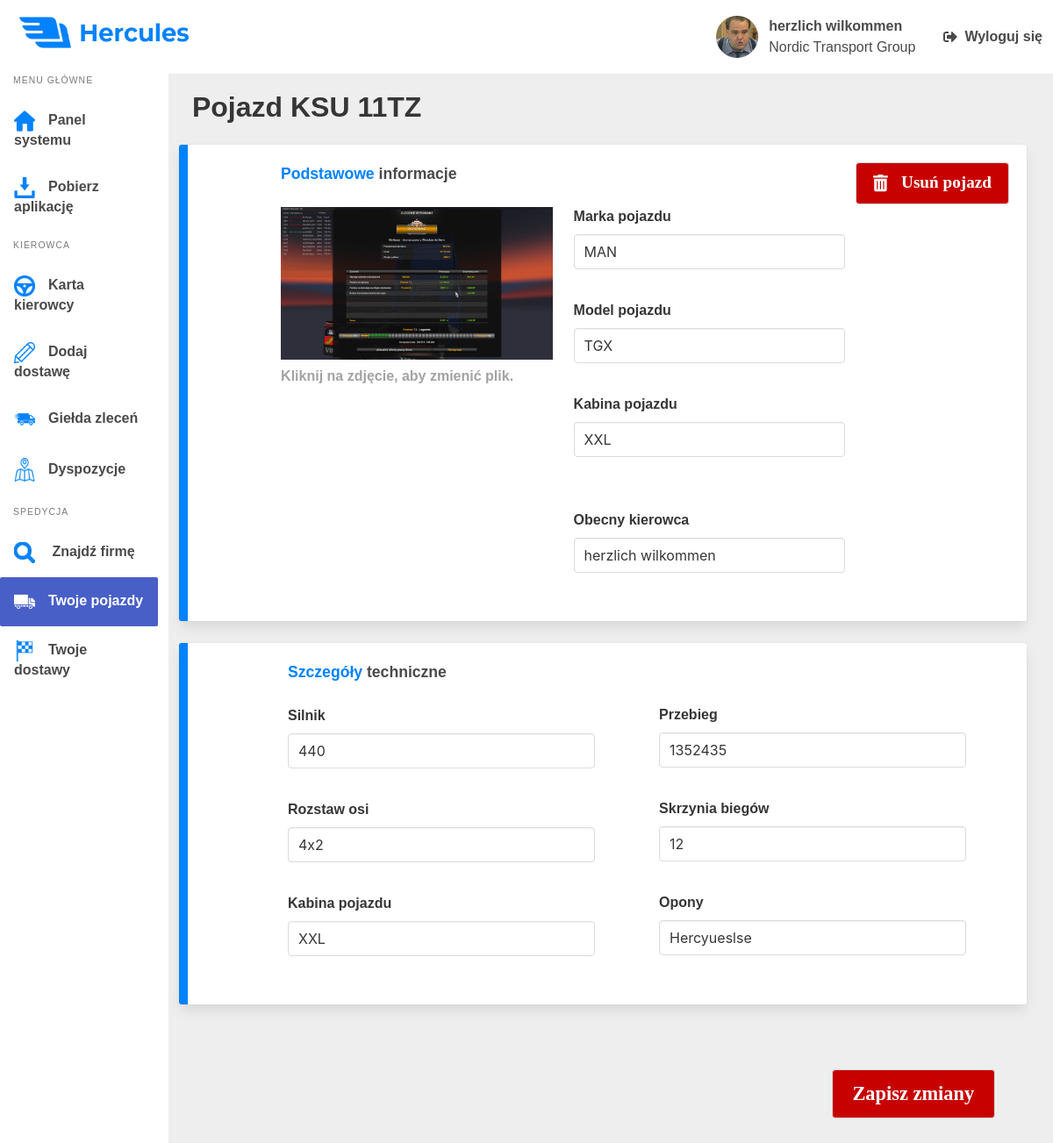
The app's page /Vehicles/2 (signed in), older data.
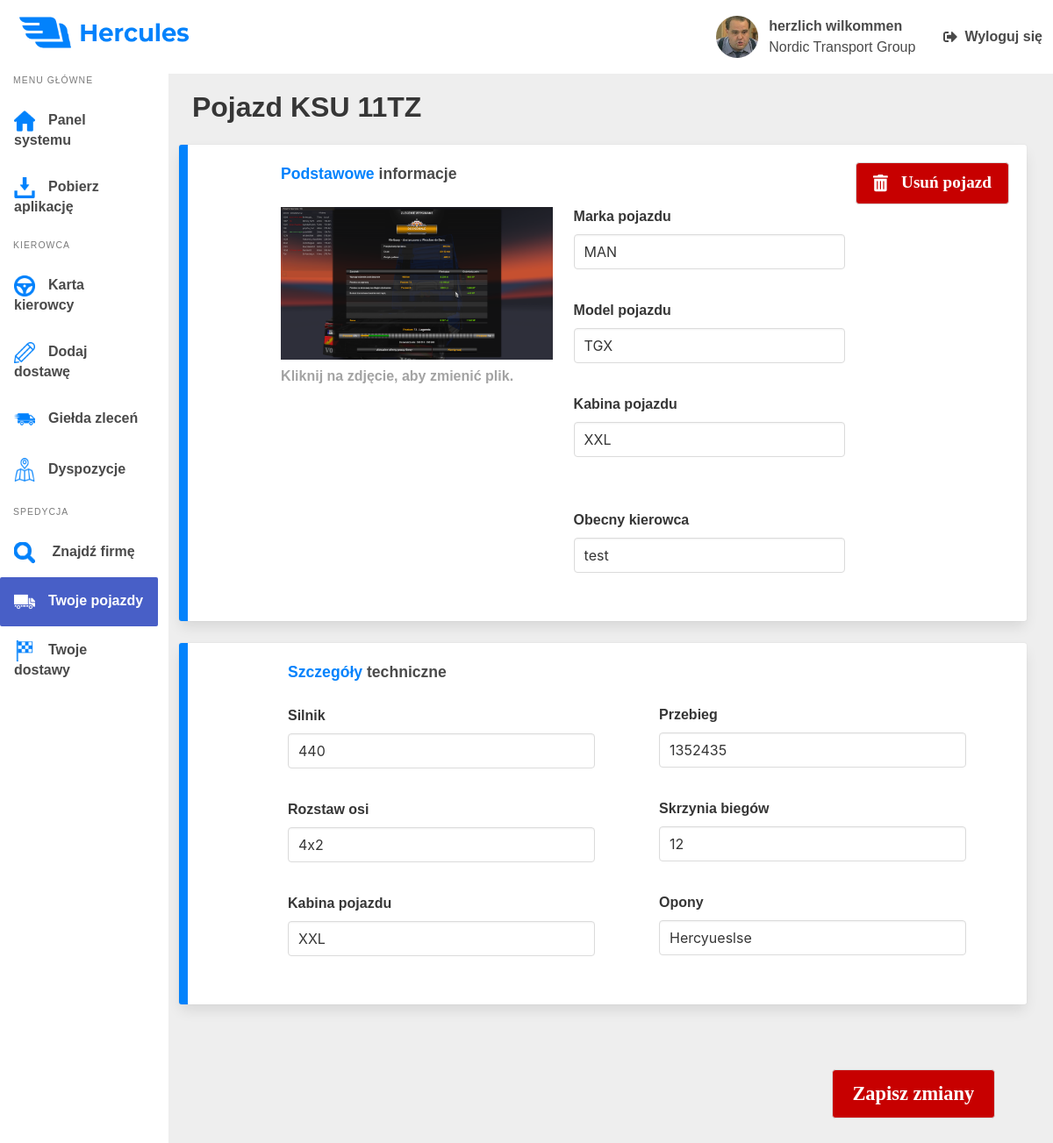
The same page, newer data.
### hercules_app/models.py (models this page shows, shortened)
class Vehicle(models.Model):
    id = models.AutoField(primary_key=True)
    driver = models.ForeignKey(Driver, on_delete=models.CASCADE)
    company = models.ForeignKey(Company, on_delete=models.CASCADE)
    photo = models.ImageField(upload_to='vehicles', null=True)
    model = models.CharField(max_length=80)
    cabin = models.CharField(max_length=64)
    registration_number = models.CharField(max_length=8)
    engine = models.CharField(max_length=100)
    gearbox = models.CharField(max_length=100)
    wheelbase = models.CharField(max_length=4)
    wheels = models.CharField(max_length=75)
    odometer = models.PositiveIntegerField(default=0)
    class Brand(models.TextChoices):
        MAN = 'MAN', _('MAN')
        MERCEDES_BENZ = 'Mercedes-Benz', _('Mercedes-Benz')
        DAF = 'DAF', _('DAF')
        RENAULT = 'Renault', _('Renault')
        SCANIA = 'Scania', _('Scania')
        IVECO = 'Iveco', _('Iveco')
    brand = models.CharField(choices=Brand.choices,
                             default=Brand.MAN, max_length=20)

### hercules_app/views.py (the view, shortened to what this page needs)
def VehicleDetailsView(request, vehicle_id):
    driver_info = Driver.get_driver_info(request)
    driver = {
        'nick': driver_info.nick,
        'avatar': driver_info.avatar,
        'company': driver_info.company,
    }
    vehicle = get_object_or_404(Vehicle, id=vehicle_id)
    company_id = Company.objects.only('id').filter(name=driver_info.company)
    company_drivers = Driver.objects.only('nick').filter(company=company_id[0])
    drivers_dict = {}
    for company_driver in company_drivers:
        drivers_dict[company_driver.id] = company_driver.nick
    drivers = tuple(drivers_dict.items())
    current_driver = vehicle.driver.id
    form = EditVehicleForm(drivers, current_driver, initial={
        'brand': vehicle.brand,
        'model': vehicle.model,
        'cabin': vehicle.cabin,
        'engine': vehicle.engine,
        'gearbox': vehicle.gearbox,
        'wheelbase': vehicle.wheelbase,
        'wheels': vehicle.wheels,
        'odometer': vehicle.odometer,
        'driver': current_driver,
    })
    return render(request, 'hercules_app/vehicle_details.html', {'driver': driver, 'form': form, 'vehicle': vehicle})

### hercules_app/forms.py
class EditVehicleForm(ModelForm):
    class Meta:
        model = Vehicle
        fields = (
            'brand',
            'model',
            'cabin',
            'engine',
            'gearbox',
            'wheelbase',
            'wheels',
            'odometer',
        )
    def __init__(self, drivers, current_driver, *args, **kwargs):
        super().__init__(*args, **kwargs)
        self.fields['driver'] = forms.ChoiceField(widget = forms.Select(), choices=drivers, required=True, initial=current_driver)
        for field in self.fields:
            self.fields[field].widget.attrs.update({'class': 'input'})

### hercules_app/models.py (called while the page is built)
    def get_vehicle_info(driver):
        try:
            vehicle = Vehicle.objects.get(driver=driver)
            vehicle_info = {
                'brand': vehicle.brand,
                'model': vehicle.model,
                'cabin': vehicle.cabin,
                'engine': vehicle.engine,
                'odometer': vehicle.odometer,
                'photo': vehicle.photo.url,
            }
        except:
            vehicle_info = ''
        finally:
            return vehicle_info

### hercules_app/templates/hercules_app/vehicle_details.html (shortened to what the changed rows need)
{% load static %}
<!DOCTYPE html>
<html lang="pl-pl">
<head>
    <link rel="stylesheet" href="https://cdn.jsdelivr.net/npm/bulma@0.8.0/css/bulma.min.css">
    <link rel="stylesheet" type="text/css" href="{% static 'css/panel.css' %}">
    <link rel="stylesheet" type="text/css" href="{% static 'css/main.css' %}">
    <link rel="stylesheet" type="text/css" href="{% static 'css/vehicle_details.css' %}">
    <link rel="stylesheet" href="https://cdn.jsdelivr.net/npm/bulma@0.8.0/css/bulma.min.css">
</head>
<body>
    <nav class="navbar" role="navigation" aria-label="main navigation">
        <div class="navbar-start">
            <div class="navbar-brand">
                <a class="navbar-item">
                    <img src="{% static '/assets/logo.png' %}" width="194" height="55">
                </a>
            </div>
        </div>
    </nav>
    <div class="wrapper">
        <div class="columns">
            <main class="column main">
                <header>
                    <h1 class="title">Pojazd {{ vehicle.registration_number }} </h1>
                </header>
                <form action="/Vehicles/{{ vehicle.id }}" method="post">
                <div class="box card">
                    <div class="columns">
                        <div class="column left">
                            <h2 class="basic-info-title"><span class="colored">Podstawowe</span> informacje</h2>
                            <span>
                                <img src="{{ vehicle.photo.url }}" class="_vehicle-image">
                                <label class="label image-label">Kliknij na zdjęcie, aby zmienić plik.</label>
                            </span>
                        </div>
                        <div class="column basic-vehicle-info">
                            <label class="label">Marka pojazdu</label>
                            {{ form.brand }}
                            <label class="label">Model pojazdu</label>
                            {{ form.model }}
                            <label class="label">Kabina pojazdu</label>
                            {{ form.cabin }}
                            <div class="company-drivers">
                                <label class="label">Obecny kierowca</label>
                                {{ form.driver }}
                            </div>
                        </div>
                    </div>
                </div>
                <div class="box card">
                    <div class="columns">
                        <div class="column left">
                            <h2 class="basic-info-title"><span class="colored">Szczegóły</span> techniczne</h2>
                            <div class="inputs">
                                <label class="label">Silnik</label>
                                {{ form.engine }}
                                <label class="label">Rozstaw osi</label>
                                {{ form.wheelbase }}
                                <label class="label">Kabina pojazdu</label>
                                {{ form.cabin }}
                            </div>
                        </div>
                        <div class="column">
                            <div class="inputs-right">
                                <label class="label">Przebieg</label>
                                {{ form.odometer }}
                                <label class="label">Skrzynia biegów</label>
                                {{ form.gearbox }}
                                <label class="label">Opony</label>
                                {{ form.wheels }}
                            </div>
                        </div>
                    </div>
                </div>
                </form>
            </main>
        </div>
    </div>
</body>
</html>

Row changes from the older to the newer data that the page shows:
changed Vehicle "KSU 11TZ": driver "herzlich wilkommen" → "test"
